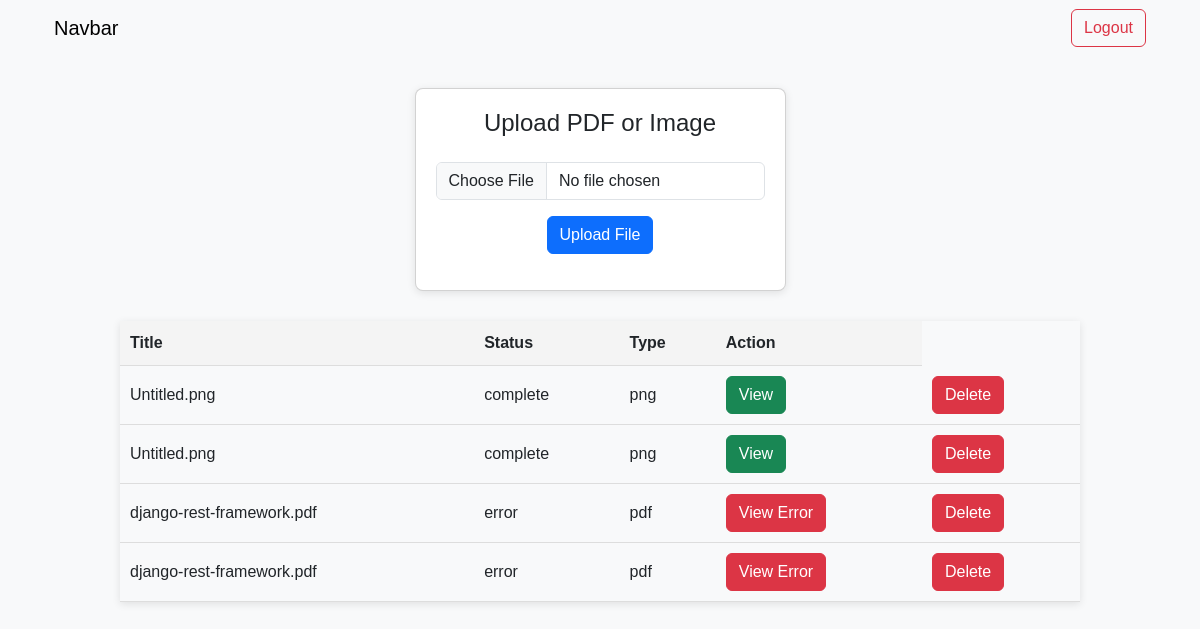
Screenshot of / (signed in) with the database file from the repository.
### process/models.py (models this page shows, shortened)
class Document(models.Model):
    user=models.ForeignKey(User,on_delete=models.CASCADE)
    title=models.CharField(max_length=255)
    file=models.FileField(upload_to='Documents/')
    upload_date=models.DateTimeField(auto_now_add=True)
    status=models.CharField(max_length=50,default='uploaded')
    error=models.TextField(default="")

### process/views.py (the view, shortened to what this page needs)
# urls.py: path('', views.upload_doc,name='upload_doc'),
@login_required
def upload_doc(request):
    documents = Document.objects.filter(user=request.user)
    return render(request, 'upload.html', {'documents': documents})

### process/templatetags/custom_filters.py (called while the page is built)
@register.filter
def get_extension(value):
    return value.split('.')[-1] if '.' in value else ''

### templates/upload.html (shortened to what this page needs)
{% extends "index.html" %}
{% block content %}
<div class="row container">
<nav class="navbar bg-body-tertiary">
    <div class="container-fluid d-flex justify-content-between">
      <a class="navbar-brand" href="#">Navbar</a>
      <form action="{% url 'Logout' %}" method="post" style="display: inline;">
        <button type="submit" class="btn btn-outline-danger">Logout</button>
    </form>
    </div>
</nav>
</div>
     <div class="row">
        <div class="col-12">
    <div class="card">
        <h4>Upload PDF or Image</h4>
        <form action="/" method="post" enctype="multipart/form-data">
            <div>
                <input class="form-control form-control mt-3" id="fileInput" type="file"  name="fileInput" accept="image/*,application/pdf" required>
              </div>
            <button type="submit" class="btn btn-primary my-3">Upload File</button>
        </form>
    </div>
</div>
</div>
    {% load custom_filters %}
    <table>
        <thead>
            <tr>
                <th>Title</th>
                <th>Status</th>
                <th>Type</th>
                <th>Action</th>
            </tr>
        </thead>
        <tbody>
            {% for document in documents %}
            <tr>
                <td>{{ document.title }}</td>
                <td>{{ document.status }}</td>
                <td>{{ document.title|get_extension }}</td>
                <td>
                    {% if document.status == 'uploaded' %}
                    <form action="{% url 'start_process' document.id %}" method="post" style="display:inline;">
                        {% csrf_token %}
                        <button type="submit" class="btn btn-success">Start Process</button>
                    </form>
                    {% elif document.status == 'complete' %}
                    <a href="{% url 'view_document' document.id %}" class="btn btn-success">View</a>
                    {% elif document.status == 'error' %}
                    <a href="{% url 'view_document' document.id %}" class="btn btn-danger">View Error</a>
                    {% endif %}
                </td>
                <td>
                    {% if document.status != 'processing' and document.status != 'queue' %}
                    <form action="{% url 'delete_document' document.id %}" method="post" style="display:inline;">
                        <button type="submit" class="btn btn-danger delete-document" onclick="return confirm('Are you sure you want to delete this document? This action cannot be undone.');">Delete</button>
                    </form>
                {% endif %}
                </td>
            </tr>
            {% empty %}
            <tr>
                <td colspan="4">No documents uploaded yet.</td>
            </tr>
            {% endfor %}
        </tbody>
    </table>
    {% endblock %}

### templates/index.html (shortened to what this page needs)
<!doctype html>
<html lang="en">
  <head>
   <link rel="stylesheet" href="https://unpkg.com/bootstrap@5.3.3/dist/css/bootstrap.min.css">
  </head>
  <body class="bg-light">
      {% block content %}
      {% endblock %}
  </body>
</html>

### templates/index.html (style rules this page uses)
a { text-decoration:none; }

### templates/upload.html (style rules this page uses)
* { margin: 0; padding: 0; box-sizing: border-box; }
body { font-family: Arial, sans-serif; background-color: #f4f4f4; display: flex; align-items: center; height: 100vh; flex-direction: column; }
.card { background-color: #fff; border-radius: 8px; box-shadow: 0 2px 8px rgba(0, 0, 0, 0.1); padding: 20px; width: 100%; text-align: center; margin-top: 2rem; }
form { display: flex; flex-direction: column; align-items: center; }
table { margin-top: 30px; width: 80%; border-collapse: collapse; box-shadow: 0 2px 8px rgba(0, 0, 0, 0.1); }
th, td { padding: 10px; text-align: left; border-bottom: 1px solid #ddd; }
th { background-color: #f4f4f4; }

### rows the page displays
Document: title "Untitled.png", status "complete", title|get_extension "png", shows "View", shows "Delete"
Document: title "Untitled.png", status "complete", title|get_extension "png", shows "View", shows "Delete"
Document: title "django-rest-framework.pdf", status "error", title|get_extension "pdf", shows "View Error", shows "Delete"
Document: title "django-rest-framework.pdf", status "error", title|get_extension "pdf", shows "View Error", shows "Delete"
